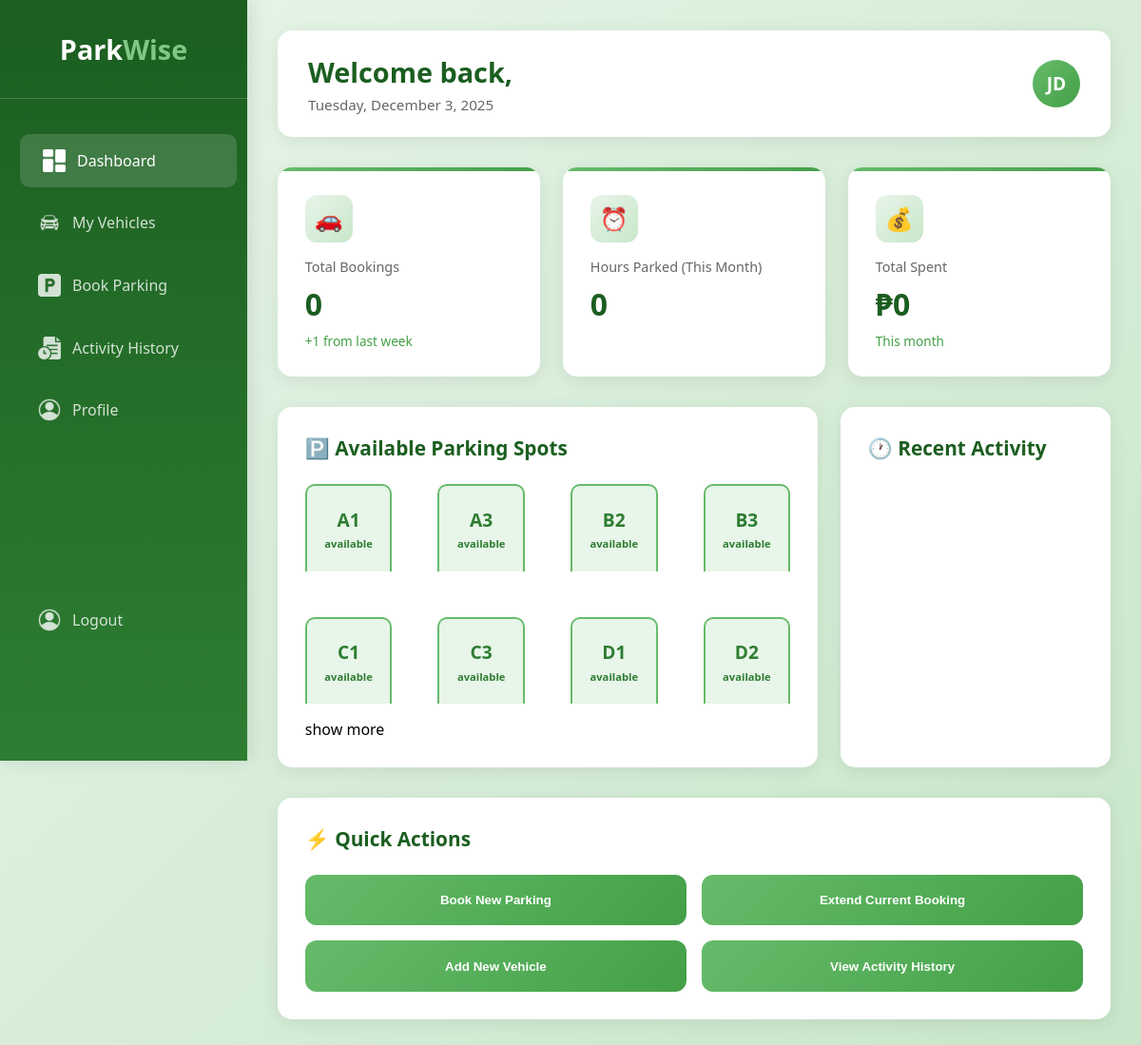
Before: / with the older database file.
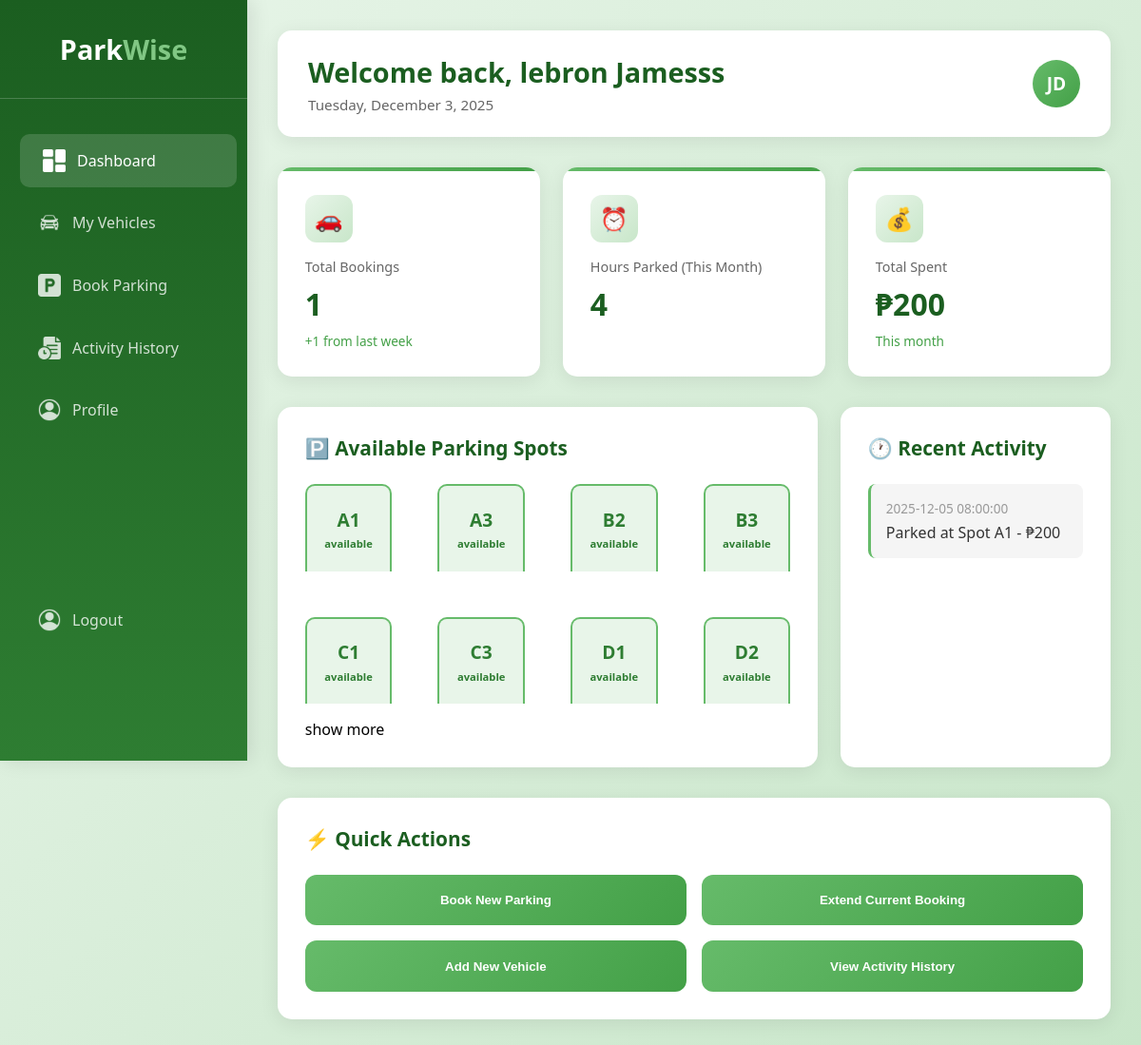
After: the same page with the newer database file.
### tables this page shows
CREATE TABLE User (    user_id INTEGER PRIMARY KEY AUTOINCREMENT,    username VARCHAR(50) NOT NULL UNIQUE,    email VARCHAR(100) NOT NULL UNIQUE,    phonenumber VARCHAR(15) NOT NULL,    address TEXT NOT NULL,    password TEXT NOT NULL,    role TEXT NOT NULL DEFAULT 'user' CHECK (role IN ('user', 'admin')),    created_at DATETIME DEFAULT CURRENT_TIMESTAMP);

### views/uniLayout.php (called while the page is built)
<?php require_once("./views/$folderPath" . "/$folderPath" . "Layout.php")?>

### controllers/BaseController.php (called while the page is built, shortened)
<?php
class BaseController{
    public function loadModel($filePath){
        return new $model;
    }
    public function  renderView($folderPath, $fileName, $datas = NULL, $location = NULL){
        $content = $datas;
        require_once("./views/uniLayout.php");
    }
}

### controllers/UserController.php (called while the page is built, shortened)
<?php
class UserController extends BaseController{
    protected $bookingModel;
    protected $parkingSlotModel;
    protected $paymentModel;
    protected $userModel;
    public function __construct(){
        $this->bookingModel = $this->loadModel("Bookings");
        $this->parkingSlotModel = $this->loadModel("ParkingSlot");
        $this->paymentModel = $this->loadModel("Payments");
        $this->userModel = $this->loadModel("User");
    }
    public function showDashBoard(){
        $userId = $_SESSION["userId"];
        $userData = $this->userModel->find($userId);
        $totalSpent = $this->paymentModel->getTotalSpentForAMonth($userId);
        $totalBookings = $this->bookingModel->getAllUserBookings($userId);
        $totalHourseSpent = $this->bookingModel->getUserTotalBookingTime($userId);
        $availableParkingSlot = $this->parkingSlotModel->getAvailableSlotDetail();
        $activityHistory = $this->bookingModel->getAllUserBookingHistory($userId);
        $datas = [
            "userData" => $userData,
            "totalSpent" => $totalSpent,
            "totalBookings" => $totalBookings,
            "totalHourseSpent" => $totalHourseSpent,
            "availableParkingSlot" => $availableParkingSlot,
            "activityHistory" => $activityHistory,
        ];
        $this->renderView("user", "dashBoard", $datas, "dashBoard");
    }
}

### index.php (called while the page is built, shortened)
<?php
require_once("./dbConnection.php");
require_once("./router.php");

### models/BaseModel.php (called while the page is built, shortened)
<?php
class BaseModel{
    protected $db;
    protected $table;
    protected $primaryKey;
    public function __construct(){
        $this->db = DbConnection::getInstance();
    }
    public function find($id){
        try{
            $sql =  "SELECT * FROM $this->table WHERE {$this->primaryKey} = :id";
            $request = $this->db->prepare($sql);
            $request->execute(["id" => $id]);
            $result = $request->fetch(PDO::FETCH_ASSOC);
            return $result;
        }catch(PDOException $e){
            error_log($e->getMessage());
            return false;
        }
    }
}

### dbConnection.php (called while the page is built)
<?php
class DbConnection{
    private static $instance = NULL;
    public static function getInstance(){
        if(!isset(self::$instance)){
            try{
                $pdo = new PDO("sqlite:" . __DIR__ . "/database/parkwise.db");
                $pdo->setAttribute(PDO::ATTR_ERRMODE, PDO::ERRMODE_EXCEPTION);
                self::$instance = $pdo;
            }catch(PDOException $e){
                exit("SOMETHING WENT WRONG WHILE CONNECTING TO DATABASE" .  $e->getMessage());
            }
        }
        return self::$instance;
    }
}

### models/Bookings.php (called while the page is built, shortened)
<?php
class Bookings extends BaseModel{
    public function getAllUserBookings($userId){
        try{
            $sql =  "SELECT
                        COUNT(*) AS total_bookings
                    FROM
                        Bookings
                    WHERE
                        user_id = :userId";
            $request = $this->db->prepare($sql);
            $request->execute(["userId" => $userId]);
            $data = $request->fetch(PDO::FETCH_ASSOC);
            return empty($data["total_bookings"]) ? 0 : $data["total_bookings"];
        }catch(PDOException $e){
            error_log($e->getMessage());
            return 0;
        }
    }
    public function getAllUserBookingHistory($userId){
        try{
            $sql = "SELECT
                    b.booking_id,
                    b.booking_time AS date_booked,
                    b.start_time,
                    b.end_time,
                    ps.location AS parking_location,
                    ps.slot_number,
                    p.amount AS amount_paid,
                    p.payment_date,
                    p.payment_method,
                    v.plate_number,
                    v.vehicle_type,
                    v.brand
                FROM
                    Bookings b
                INNER JOIN
                    ParkingSlot ps ON b.slot_id = ps.slot_id
                INNER JOIN
                    Payments p ON b.booking_id = p.booking_id
                INNER JOIN
                    Vehicle v ON b.vehicle_id = v.vehicle_id
                WHERE
                    b.user_id = :userId
                    AND b.status = 'completed'
                    AND p.payment_status = 'paid'
                ORDER BY
                    b.booking_time DESC";
            $request = $this->db->prepare($sql);
            $request->execute(["userId" => $userId]);
            $datas = $request->fetchAll(PDO::FETCH_ASSOC);
            return $datas;
        }catch(PDOException $e){
            error_log($e->getMessage());
            return [];
        }
    }
}

### models/ParkingSlot.php (called while the page is built, shortened)
<?php
class ParkingSlot extends BaseModel{
    protected $table = "ParkingSlot";
    public function getAvailableSlotDetail(){
        try{
            $sql = "SELECT * FROM {$this->table} WHERE status = 'available'";
            $request = $this->db->prepare($sql);
            $request->execute();
            $datas = $request->fetchAll(PDO::FETCH_ASSOC);
            return $datas ?: [];
        }catch(PDOException $e){
            error_log($e->getMessage());
            return [];
        }
    }
}

### views/user/dashBoard.php (the view)
<div class="main-display">
            <div class="header">
                <div class="welcome">
                    <h1>Welcome back, <?= $content['userData']['username']?></h1>
                    <p>Tuesday, December 3, 2025</p>
                </div>
                <div class="user-info">
                    <div class="avatar">JD</div>
                </div>
            </div>
            <div class="stats-grid">
                <div class="stat-card">
                    <div class="stat-icon">🚗</div>
                    <h3>Total Bookings</h3>
                    <div class="value"><?= $content["totalBookings"]?></div>
                    <div class="change">+1 from last week</div>
                </div>
                <div class="stat-card">
                    <div class="stat-icon">⏰</div>
                    <h3>Hours Parked (This Month)</h3>
                    <div class="value"><?= $content["totalHourseSpent"]?></div>
                </div>
                <div class="stat-card">
                    <div class="stat-icon">💰</div>
                    <h3>Total Spent</h3>
                    <div class="value">₱<?= $content["totalSpent"]?></div>
                    <div class="change">This month</div>
                </div>
            </div>
            <div class="content-grid">
                <div class="card">
                    <h2>🅿️ Available Parking Spots</h2>
                    <div class="parking-grid">
                       <?php foreach($content["availableParkingSlot"] as $slot ):?>
                            <div class="parking-spot available">
                                <div class="spot-number"><?= $slot["slot_number"]?></div>
                                <div class="spot-status"><?= $slot["status"]?></div>
                            </div>
                        <?php endforeach;?>
                    </div>
                    <p class="show-parking"><a href="?controller=UserController&action=showBookingsPage">show more</a></p>
                </div>
                <div class="card">
                    <h2>🕐 Recent Activity</h2>
                    <?php foreach($content["activityHistory"] as $activity):?>
                        <div class="activity-item">
                            <div class="activity-time"><?= $activity["date_booked"]?></div>
                            <div class="activity-description">Parked at Spot <?= $activity["slot_number"]?> - ₱<?= $activity["amount_paid"]?></div>
                        </div>
                    <?php endforeach;?>
                </div>
            </div>
            <div class="card">
                <h2>⚡ Quick Actions</h2>
                <div class="quick-actions">
                    <button class="action-btn" onclick="window.location.href='?controller=UserController&action=showBookingsPage'">Book New Parking</button>
                    <button class="action-btn">Extend Current Booking</button>
                    <button class="action-btn" onclick="window.location.href='?controller=UserController&action=showMyVehiclePage'">Add New Vehicle</button>
                    <button class="action-btn" onclick="window.location.href='?controller=UserController&action=showActivityHistoryPage'">View Activity History</button>
                </div>
            </div>
        </div>

Changed rows visible on the page:
added user: username "lebron Jamesss"
Other visible differences:
$content["totalBookings"]: "0" → "1"
$content["totalHourseSpent"]: "0" → "4"
$content["totalSpent"]: "0" → "200"
new list line: "2025-12-05 08:00:00 Parked at Spot A1 - ₱ 200"
